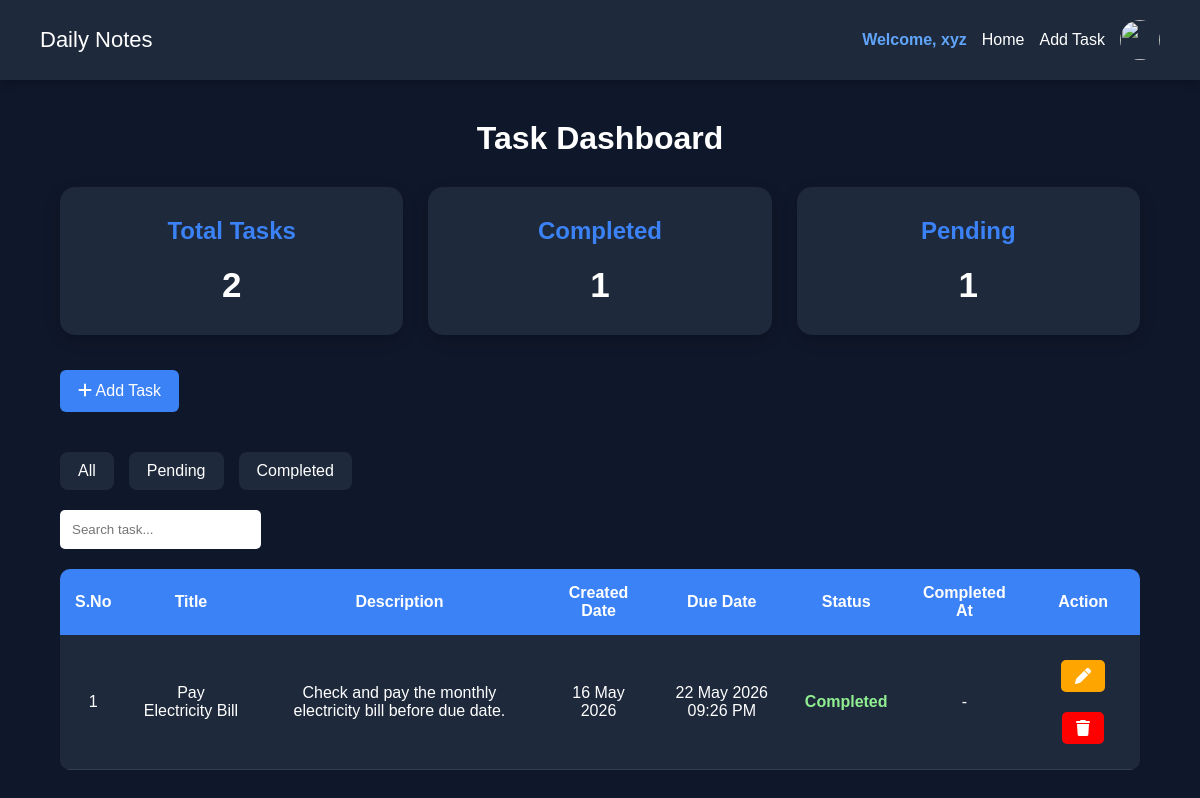
/dashboard.php?status=Completed (signed in), run on the app's committed database.
### tables this page shows
CREATE TABLE `tasks` (
  `id` int(11) NOT NULL,
  `title` varchar(255) NOT NULL,
  `description` text NOT NULL,
  `status` varchar(50) NOT NULL,
  `user_id` int(11) DEFAULT NULL,
  `created_at` timestamp NOT NULL DEFAULT current_timestamp(),
  `due_date` datetime DEFAULT NULL,
  `completed_at` datetime DEFAULT NULL
);

### dashboard.php (the view, shortened to what this page needs)
<?php
include 'config/db.php';
include 'includes/navbar.php';
$user_id = $_SESSION['user_id'];
if(isset($_GET['status'])){
    $status = $_GET['status'];
    $sql = "SELECT * FROM tasks
            WHERE user_id='$user_id'
            AND status='$status'";
}
else{
    $sql = "SELECT * FROM tasks
            WHERE user_id='$user_id'";
}
$result = mysqli_query($conn, $sql);
$total_query = "SELECT COUNT(*) as total
                FROM tasks
                WHERE user_id='$user_id'";
$total_result = mysqli_query($conn, $total_query);
$total_tasks = mysqli_fetch_assoc($total_result)['total'];
$completed_query = "SELECT COUNT(*) as completed
                    FROM tasks
                    WHERE user_id='$user_id'
                    AND status='Completed'";
$completed_result = mysqli_query($conn, $completed_query);
$completed_tasks = mysqli_fetch_assoc($completed_result)['completed'];
$pending_tasks = $total_tasks - $completed_tasks;
?>
<!DOCTYPE html>
<html lang="en">
<head>
    <link rel="stylesheet" href="assets/css/style.css">
    <link rel="stylesheet"
    href="https://cdnjs.cloudflare.com/ajax/libs/font-awesome/6.5.1/css/all.min.css">
</head>
<body>
<div class="container">
    <h1>Task Dashboard</h1>
    <div class="dashboard-cards">
        <div class="card">
            <h2>Total Tasks</h2>
            <p><?php echo $total_tasks; ?></p>
        </div>
        <div class="card">
            <h2>Completed</h2>
            <p><?php echo $completed_tasks; ?></p>
        </div>
        <div class="card">
            <h2>Pending</h2>
            <p><?php echo $pending_tasks; ?></p>
        </div>
    </div>
    <a href="add-task.php" class="add-btn">
        <i class="fa-solid fa-plus"></i>
        Add Task
    </a>
    <div class="filter-buttons">
    <a href="dashboard.php" class="filter-btn">
        All
    </a>
    <a href="dashboard.php?status=Pending"
       class="filter-btn">
        Pending
    </a>
    <a href="dashboard.php?status=Completed"
       class="filter-btn">
        Completed
    </a>
</div>
    <input
        type="text"
        id="searchInput"
        placeholder="Search task..."
        class="search-bar"
    >
    <div class="table-wrapper">
        <table>
            <tr>
                <th>S.No</th>
                <th>Title</th>
                <th>Description</th>
                <th>Created Date</th>
                <th>Due Date</th>
                <th>Status</th>
                <th>Completed At</th>
                <th>Action</th>
            </tr>
<?php
$sno = 1;
while($row = mysqli_fetch_assoc($result)){
?>
<tr>
    <td><?php echo $sno; ?></td>
    <td>
        <?php echo $row['title']; ?>
    </td>
    <td>
        <?php echo $row['description']; ?>
    </td>
    <td>
<?php
echo date(
    "d M Y",
    strtotime($row['created_at'])
);
?>
</td>
<td>
    <?php
        if($row['due_date']){
            echo date( "d M Y h:i A", strtotime($row['due_date']));
            }
            else{
                echo "No Date";
            }
    ?>
</td>
<td>
            <?php
            if($row['status'] == "Pending"){
                echo "<span class='pending'>Pending</span>";
            }
            else{
                echo "<span class='completed'>Completed</span>";
            }
            ?>
</td>
<td>
<?php
if($row['completed_at']){
    echo date(
        "d M Y h:i A",
        strtotime($row['completed_at'])
    );
}
else{
    echo "-";
}
?>
</td>
    <td>
        <a
        href="edit-task.php?id=<?php echo $row['id']; ?>"
        class="edit-btn">
            <i class="fa-solid fa-pen"></i>
        </a>
        <a
        href="delete-task.php?id=<?php echo $row['id']; ?>"
        class="delete-btn">
            <i class="fa-solid fa-trash"></i>
        </a>
    </td>
</tr>
<?php
$sno++;
}
?>
        </table>
    </div>
</div>
</body>
</html>

### assets/css/style.css (style rules this page uses)
* { margin: 0; padding: 0; box-sizing: border-box; }
body { font-family: Arial, sans-serif; background: #0f172a; color: white; background-image: url('../images/bg.jpg'); }
.container { width: 90%; margin: 40px auto; }
h1 { text-align: center; margin-bottom: 30px; color: white; }
h2 { text-align: center; }
p { text-align: center; }
.about-container, .services-container, .contact-container, .dashboard-cards { display: grid; gap: 25px; }
.dashboard-cards { grid-template-columns: repeat(auto-fit, minmax(220px, 1fr)); margin-bottom: 35px; }
.about-card, .service-card, .contact-info, .contact-form, .card { background: #1e293b; padding: 30px; border-radius: 15px; box-shadow: 0 5px 15px rgba(0,0,0,0.2); transition: 0.3s; }
.about-card h2, .service-card h2, .contact-info h2, .card h2 { color: #3b82f6; margin-bottom: 20px; }
.card p { font-size: 35px; font-weight: bold; color: white; }
.add-btn, .filter-btn { display: inline-block; text-decoration: none; color: white; transition: 0.3s; }
.add-btn { background: #3b82f6; padding: 12px 18px; border-radius: 6px; margin-bottom: 20px; }
.filter-buttons { margin: 20px 0; display: flex; gap: 15px; flex-wrap: wrap; }
.filter-btn { background: #1e293b; padding: 10px 18px; border-radius: 8px; }
.search-bar { padding: 12px; margin-bottom: 20px; border: none; border-radius: 5px; outline: none; }
.table-wrapper { overflow-x: auto; }
table { width: 100%; min-width: 900px; border-collapse: collapse; background: #1e293b; border-radius: 10px; overflow: hidden; }
table th { background: #3b82f6; padding: 15px; text-align: center; }
table td { padding: 15px; text-align: center; border-bottom: 1px solid #334155; }
table tr { transition: 0.3s; }
.completed { color: lightgreen; font-weight: bold; }
.edit-btn, .delete-btn { display: inline-block; text-decoration: none; color: white; padding: 8px 14px; border-radius: 5px; margin: 10px 5px; transition: 0.3s; }
.edit-btn { background: orange; }
.delete-btn { background: red; }

### data on the page
tasks: title "Pay Electricity Bill", description "Check and pay the monthly electricity bill before due date.", created_at "16 May 2026", due_date "22 May 2026 09:26 PM", status "Completed"

### other printed values
$_SESSION['username'] "xyz"
$total_tasks "2"
$completed_tasks "1"
$pending_tasks "1"
